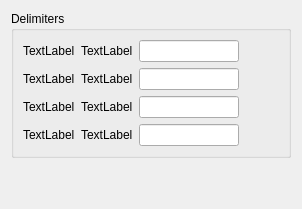
         <widget class="QWidget" name="page_delimiters">
          <layout class="QVBoxLayout" name="lv_page_delimiters">
           <item>
            <widget class="QGroupBox" name="gb_delimiters">
             <property name="title">
              <string>Delimiters</string>
             </property>
             <layout class="QVBoxLayout" name="lv_delimiters">
              <item>
               <layout class="QHBoxLayout" name="lh_metadata_delimiter_artist">
                <item>
                 <widget class="QLabel" name="l_icon_metadata_delimiter_artist">
                  <property name="sizePolicy">
                   <sizepolicy hsizetype="Fixed" vsizetype="Fixed">
                    <horstretch>0</horstretch>
                    <verstretch>0</verstretch>
                   </sizepolicy>
                  </property>
                  <property name="text">
                   <string>TextLabel</string>
                  </property>
                 </widget>
                </item>
                <item>
                 <widget class="QLabel" name="l_metadata_delimiter_artist">
                  <property name="sizePolicy">
                   <sizepolicy hsizetype="Fixed" vsizetype="Fixed">
                    <horstretch>0</horstretch>
                    <verstretch>0</verstretch>
                   </sizepolicy>
                  </property>
                  <property name="text">
                   <string>TextLabel</string>
                  </property>
                 </widget>
                </item>
                <item>
                 <widget class="QLineEdit" name="le_metadata_delimiter_artist">
                  <property name="sizePolicy">
                   <sizepolicy hsizetype="Preferred" vsizetype="Fixed">
                    <horstretch>0</horstretch>
                    <verstretch>0</verstretch>
                   </sizepolicy>
                  </property>
                  <property name="maximumSize">
                   <size>
                    <width>100</width>
                    <height>16777215</height>
                   </size>
                  </property>
                 </widget>
                </item>
                <item>
                 <spacer name="hs_metadata_delimiter_artist">
                  <property name="orientation">
                   <enum>Qt::Orientation::Horizontal</enum>
                  </property>
                  <property name="sizeHint" stdset="0">
                   <size>
                    <width>40</width>
                    <height>20</height>
                   </size>
                  </property>
                 </spacer>
                </item>
               </layout>
              </item>
              <item>
               <layout class="QHBoxLayout" name="lh_metadata_delimiter_album_artist">
                <item>
                 <widget class="QLabel" name="l_icon_metadata_delimiter_album_artist">
                  <property name="sizePolicy">
                   <sizepolicy hsizetype="Fixed" vsizetype="Fixed">
                    <horstretch>0</horstretch>
                    <verstretch>0</verstretch>
                   </sizepolicy>
                  </property>
                  <property name="text">
                   <string>TextLabel</string>
                  </property>
                 </widget>
                </item>
                <item>
                 <widget class="QLabel" name="l_metadata_delimiter_album_artist">
                  <property name="sizePolicy">
                   <sizepolicy hsizetype="Fixed" vsizetype="Fixed">
                    <horstretch>0</horstretch>
                    <verstretch>0</verstretch>
                   </sizepolicy>
                  </property>
                  <property name="text">
                   <string>TextLabel</string>
                  </property>
                 </widget>
                </item>
                <item>
                 <widget class="QLineEdit" name="le_metadata_delimiter_album_artist">
                  <property name="sizePolicy">
                   <sizepolicy hsizetype="Preferred" vsizetype="Fixed">
                    <horstretch>0</horstretch>
                    <verstretch>0</verstretch>
                   </sizepolicy>
                  </property>
                  <property name="maximumSize">
                   <size>
                    <width>100</width>
                    <height>16777215</height>
                   </size>
                  </property>
                 </widget>
                </item>
                <item>
                 <spacer name="hs_metadata_delimiter_album_artist">
                  <property name="orientation">
                   <enum>Qt::Orientation::Horizontal</enum>
                  </property>
                  <property name="sizeHint" stdset="0">
                   <size>
                    <width>40</width>
                    <height>20</height>
                   </size>
                  </property>
                 </spacer>
                </item>
               </layout>
              </item>
              <item>
               <layout class="QHBoxLayout" name="lh_filename_delimiter_artist">
                <item>
                 <widget class="QLabel" name="l_icon_filename_delimiter_artist">
                  <property name="sizePolicy">
                   <sizepolicy hsizetype="Fixed" vsizetype="Fixed">
                    <horstretch>0</horstretch>
                    <verstretch>0</verstretch>
                   </sizepolicy>
                  </property>
                  <property name="text">
                   <string>TextLabel</string>
                  </property>
                 </widget>
                </item>
                <item>
                 <widget class="QLabel" name="l_filename_delimiter_artist">
                  <property name="sizePolicy">
                   <sizepolicy hsizetype="Fixed" vsizetype="Fixed">
                    <horstretch>0</horstretch>
                    <verstretch>0</verstretch>
                   </sizepolicy>
                  </property>
                  <property name="text">
                   <string>TextLabel</string>
                  </property>
                 </widget>
                </item>
                <item>
                 <widget class="QLineEdit" name="le_filename_delimiter_artist">
                  <property name="sizePolicy">
                   <sizepolicy hsizetype="Preferred" vsizetype="Fixed">
                    <horstretch>0</horstretch>
                    <verstretch>0</verstretch>
                   </sizepolicy>
                  </property>
                  <property name="maximumSize">
                   <size>
                    <width>100</width>
                    <height>16777215</height>
                   </size>
                  </property>
                 </widget>
                </item>
                <item>
                 <spacer name="hs_filename_delimiter_artist">
                  <property name="orientation">
                   <enum>Qt::Orientation::Horizontal</enum>
                  </property>
                  <property name="sizeHint" stdset="0">
                   <size>
                    <width>40</width>
                    <height>20</height>
                   </size>
                  </property>
                 </spacer>
                </item>
               </layout>
              </item>
              <item>
               <layout class="QHBoxLayout" name="lh_filename_delimiter_album_artist">
                <item>
                 <widget class="QLabel" name="l_icon_filename_delimiter_album_artist">
                  <property name="sizePolicy">
                   <sizepolicy hsizetype="Fixed" vsizetype="Fixed">
                    <horstretch>0</horstretch>
                    <verstretch>0</verstretch>
                   </sizepolicy>
                  </property>
                  <property name="text">
                   <string>TextLabel</string>
                  </property>
                 </widget>
                </item>
                <item>
                 <widget class="QLabel" name="l_filename_delimiter_album_artist">
                  <property name="sizePolicy">
                   <sizepolicy hsizetype="Fixed" vsizetype="Fixed">
                    <horstretch>0</horstretch>
                    <verstretch>0</verstretch>
                   </sizepolicy>
                  </property>
                  <property name="text">
                   <string>TextLabel</string>
                  </property>
                 </widget>
                </item>
                <item>
                 <widget class="QLineEdit" name="le_filename_delimiter_album_artist">
                  <property name="sizePolicy">
                   <sizepolicy hsizetype="Preferred" vsizetype="Fixed">
                    <horstretch>0</horstretch>
                    <verstretch>0</verstretch>
                   </sizepolicy>
                  </property>
                  <property name="maximumSize">
                   <size>
                    <width>100</width>
                    <height>16777215</height>
                   </size>
                  </property>
                 </widget>
                </item>
                <item>
                 <spacer name="hs_filename_delimiter_album_artist">
                  <property name="orientation">
                   <enum>Qt::Orientation::Horizontal</enum>
                  </property>
                  <property name="sizeHint" stdset="0">
                   <size>
                    <width>40</width>
                    <height>20</height>
                   </size>
                  </property>
                 </spacer>
                </item>
               </layout>
              </item>
             </layout>
            </widget>
           </item>
           <item>
            <spacer name="vs_page_delimiters">
             <property name="orientation">
              <enum>Qt::Orientation::Vertical</enum>
             </property>
             <property name="sizeHint" stdset="0">
              <size>
               <width>20</width>
               <height>40</height>
              </size>
             </property>
            </spacer>
           </item>
          </layout>
         </widget>
